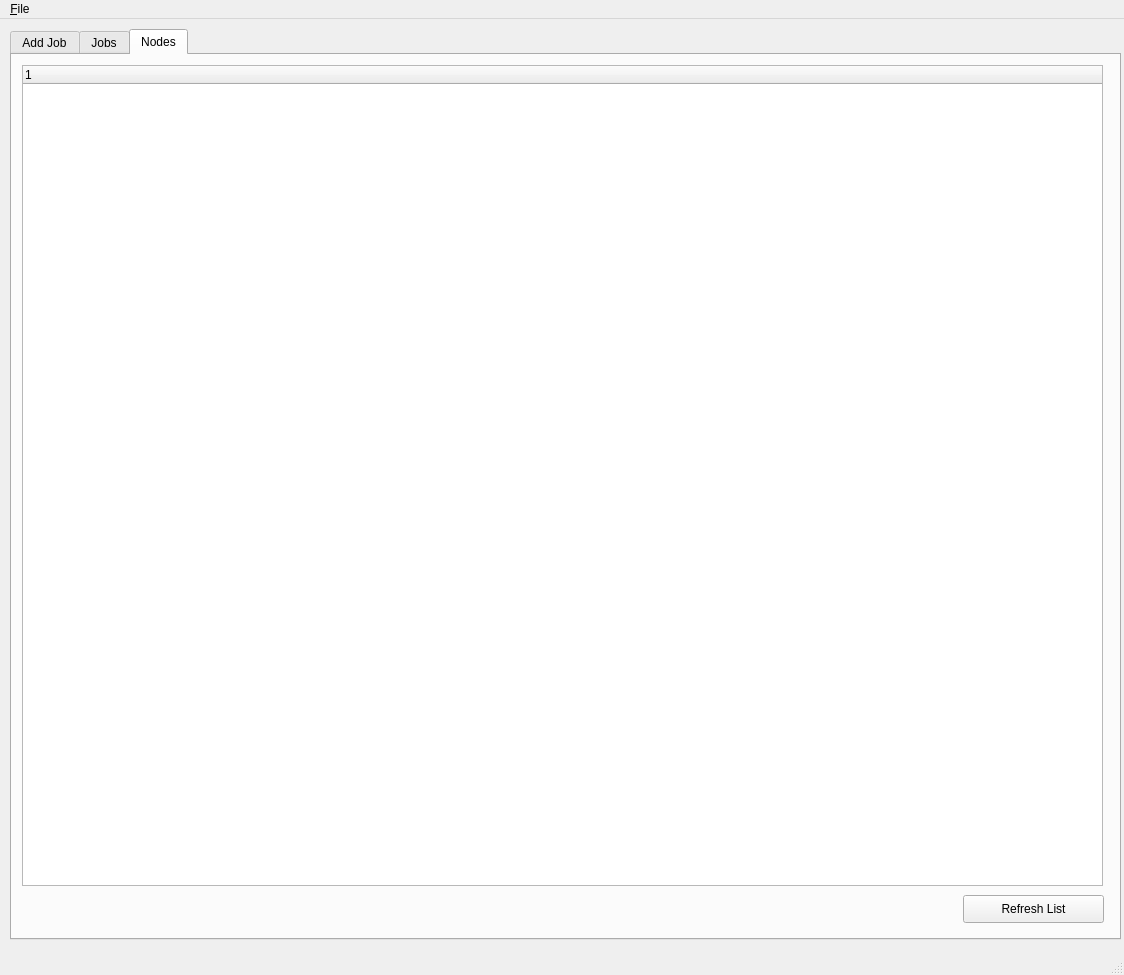
<?xml version="1.0" encoding="UTF-8"?>
<ui version="4.0">
 <class>window_main</class>
 <widget class="QMainWindow" name="window_main">
  <property name="geometry">
   <rect>
    <x>0</x>
    <y>0</y>
    <width>1124</width>
    <height>975</height>
   </rect>
  </property>
  <property name="windowTitle">
   <string>Lasso</string>
  </property>
  <widget class="QWidget" name="centralwidget">
   <widget class="QTabWidget" name="tab_layout">
    <property name="geometry">
     <rect>
      <x>10</x>
      <y>10</y>
      <width>1111</width>
      <height>911</height>
     </rect>
    </property>
    <property name="currentIndex">
     <number>2</number>
    </property>
    <widget class="QWidget" name="tab_add_job">
     <attribute name="title">
      <string>Add Job</string>
     </attribute>
    </widget>
    <widget class="QWidget" name="tab_jobs">
     <attribute name="title">
      <string>Jobs</string>
     </attribute>
     <widget class="QTreeWidget" name="tree_jobs">
      <property name="geometry">
       <rect>
        <x>10</x>
        <y>10</y>
        <width>1081</width>
        <height>821</height>
       </rect>
      </property>
      <column>
       <property name="text">
        <string notr="true">1</string>
       </property>
      </column>
     </widget>
     <widget class="QPushButton" name="btn_refresh_jobs">
      <property name="geometry">
       <rect>
        <x>950</x>
        <y>840</y>
        <width>141</width>
        <height>28</height>
       </rect>
      </property>
      <property name="text">
       <string>Refresh List</string>
      </property>
     </widget>
     <widget class="QPushButton" name="btn_view_tasks">
      <property name="geometry">
       <rect>
        <x>170</x>
        <y>840</y>
        <width>151</width>
        <height>28</height>
       </rect>
      </property>
      <property name="text">
       <string>View Tasks</string>
      </property>
     </widget>
     <widget class="QPushButton" name="btn_refresh_task">
      <property name="geometry">
       <rect>
        <x>10</x>
        <y>840</y>
        <width>151</width>
        <height>28</height>
       </rect>
      </property>
      <property name="text">
       <string>Refresh Tasks</string>
      </property>
     </widget>
    </widget>
    <widget class="QWidget" name="tab_nodes">
     <attribute name="title">
      <string>Nodes</string>
     </attribute>
     <widget class="QTreeWidget" name="tree_nodes">
      <property name="geometry">
       <rect>
        <x>10</x>
        <y>10</y>
        <width>1081</width>
        <height>821</height>
       </rect>
      </property>
      <column>
       <property name="text">
        <string notr="true">1</string>
       </property>
      </column>
     </widget>
     <widget class="QPushButton" name="btn_refresh_nodes">
      <property name="geometry">
       <rect>
        <x>951</x>
        <y>840</y>
        <width>141</width>
        <height>28</height>
       </rect>
      </property>
      <property name="text">
       <string>Refresh List</string>
      </property>
     </widget>
    </widget>
   </widget>
  </widget>
  <widget class="QMenuBar" name="menubar">
   <property name="geometry">
    <rect>
     <x>0</x>
     <y>0</y>
     <width>1124</width>
     <height>25</height>
    </rect>
   </property>
   <widget class="QMenu" name="menu_File">
    <property name="title">
     <string>&amp;File</string>
    </property>
    <addaction name="action_Quit"/>
   </widget>
   <addaction name="menu_File"/>
  </widget>
  <widget class="QStatusBar" name="statusbar"/>
  <action name="action_Quit">
   <property name="text">
    <string>&amp;Quit</string>
   </property>
  </action>
 </widget>
 <resources/>
 <connections/>
</ui>
